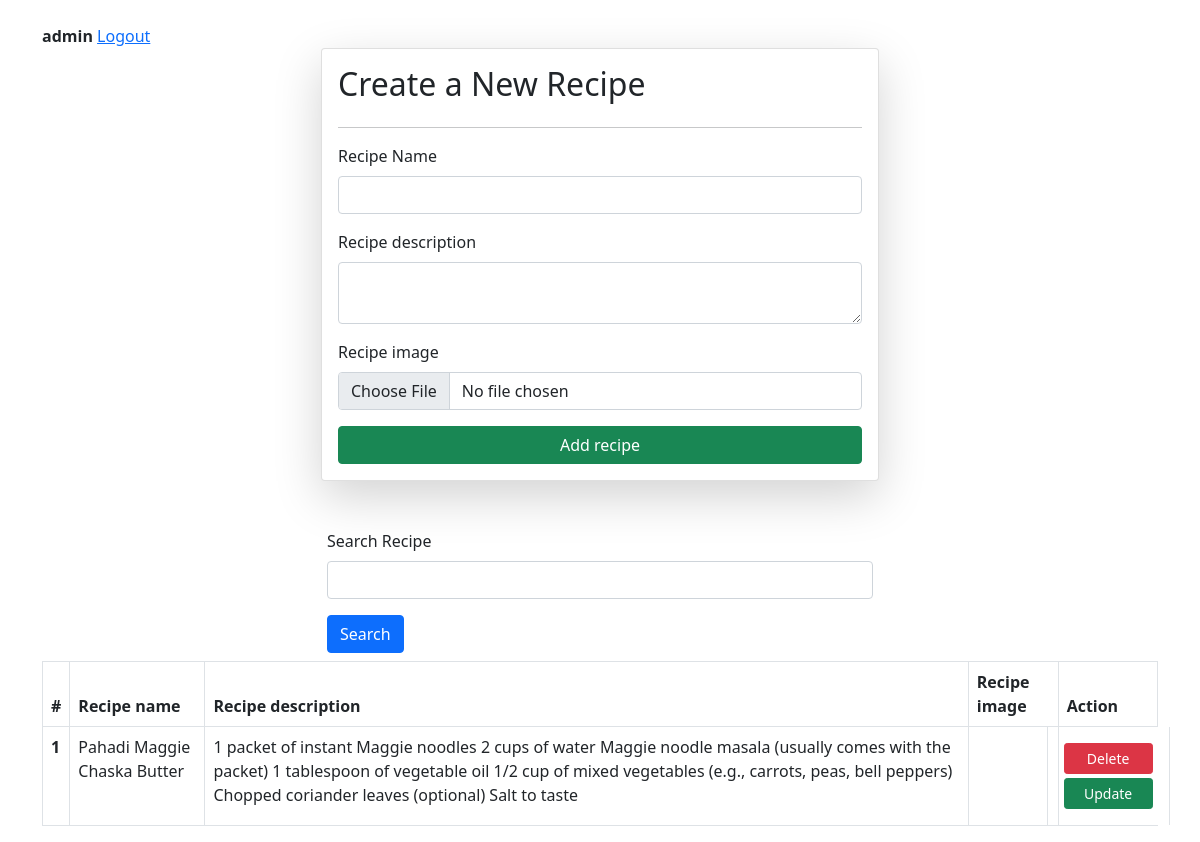
The app's page / (signed in) with its own data.
### vege/models.py (models this page shows, shortened)
class Recipe(models.Model):
    user = models.ForeignKey(User,on_delete=models.SET_NULL, null=True, blank=True)
    name = models.CharField(max_length=100, verbose_name="Recipe Name")
    description = models.TextField(verbose_name="Description")
    image = models.ImageField(upload_to="recipe_images", verbose_name="Recipe Image")
    created_at = models.DateTimeField(auto_now_add=True, verbose_name="Created At")
    updated_at = models.DateTimeField(auto_now=True, verbose_name="Updated At")
    class Meta:
        verbose_name = "Recipe"
        verbose_name_plural = "Recipes"

### vege/views.py (the view, shortened to what this page needs)
# urls.py: path('',recipe,name="recipe"),
@login_required(login_url='login_page')
def recipe(request):
    queryset = Recipe.objects.all()
    if request.GET.get('search'):
        queryset = queryset.filter(name__icontains = request.GET.get('search'))
    return render(request, "recipe.html",context={'recipes':queryset,'page':'recipe'})

### vege/templates/recipe.html (shortened to what this page needs)
{% extends "base.html" %}
{% block content %}
    <div class="container mt-4">
        {% if request.user.is_authenticated %}
            <strong>{{ request.user.username }}</strong>
            <a href="/logout-page/">Logout</a>
        {% else %}
            <a href="/login-page/">Login</a>
        {% endif %}
        <form method="post" enctype="multipart/form-data" class="col-6 mx-auto card p-3 shadow-lg">
            <h2>Create a New Recipe</h2>
            <hr>
            <div class="mb-3">
                <label for="exampleInputEmail1" class="form-label">Recipe Name</label>
                <input type="text" name="recipe_name" class="form-control">
            </div>
            <div class="mb-3">
                <label for="exampleInputPassword1" class="form-label">Recipe description</label>
                <textarea class="form-control" name="recipe_desc" ></textarea>
            </div>
            <div class="mb-3">
                <label for="exampleInputPassword1" class="form-label">Recipe image</label>
                <input type="file" name="recipe_img" accept="image/jpeg, image/png, image/gif" class="form-control">
            </div>
            <button type="submit" class="btn btn-success">Add recipe</button>
        </form>
        <div class="mt-5 row">
            <div class="mx-auto col-6">
                <form action="">
                    <div class="mb-3">
                        <label for="exampleInputEmail1" class="form-label">Search Recipe</label>
                        <input type="text" name="search"  class="form-control">
                    </div>
                    <button type="submit" class="btn btn-primary">Search</button>
                </form>
            </div>
        </div>
        <table class="table table-bordered mt-2">
            <thead>
                <tr>
                    <th scope="col">#</th>
                    <th scope="col">Recipe name</th>
                    <th scope="col">Recipe description</th>
                    <th scope="col">Recipe image</th>
                    <th scope="col">Action</th>
                </tr>
            </thead>
            <tbody>
                {% for recipe in recipes %}
                <tr>
                    <th scope="row">{{forloop.counter}}</th>
                    <td>{{recipe.name}}</td>
                    <td>{{recipe.description}}</td>
                    <td><img src="/media/{{recipe.image}}" alt="" style="height: 100px; width: auto;"></td>
                    <td class='row p-3'>
                        <a href="/delete-recipe/{{recipe.id}}" class="btn btn-sm btn-danger">Delete</a>
                        <a href="/update-recipe/{{recipe.id}}" class="btn btn-sm btn-success mt-1">Update</a>
                    </td>
                </tr>
                {% endfor %}
            </tbody>
            </table>
    </div>
{% endblock %}

### vege/templates/base.html (shortened to what this page needs)
<!doctype html>
<html lang="en">
  <head>
    <link href="https://cdn.jsdelivr.net/npm/bootstrap@5.0.2/dist/css/bootstrap.min.css" rel="stylesheet">
  </head>
  <body>
    {% block content %}
    {% endblock  %}
  </body>
</html>

### records on screen
Recipe: name "Pahadi Maggie Chaska Butter", description "1 packet of instant Maggie noodles 2 cups of water Maggie noodle masala (usually comes with the packet) 1 tablespoon of vegetable oil 1/2 cup of mixed vegetables (e.g., carrots, peas, bell peppers) Chopped coriander leaves (optional) Salt to taste"

### other values on screen
{{ request.user.username }} "admin"
